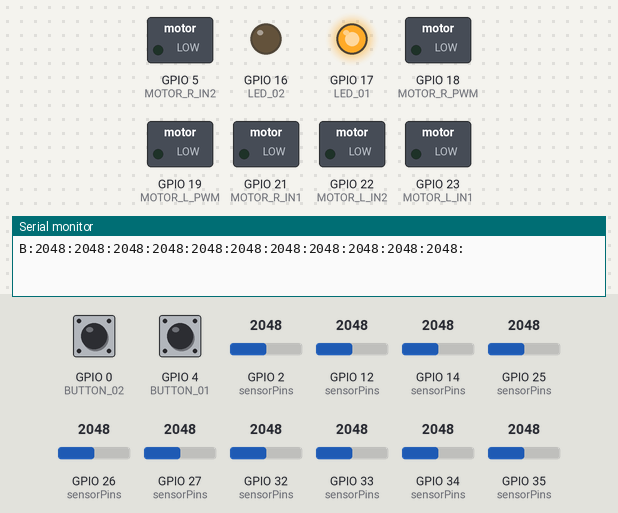
A sketch run on a simulated ESP32. Shown: switched loads named in the sketch (green lamp = pin HIGH), output pins drawn as LEDs (lit = HIGH), the last lines printed to the serial monitor. Dashed ring = blinking. The inputs (shaded band) are chosen by the test bench; at power-on: GPIO 4 (BUTTON_01) HIGH, GPIO 0 (BUTTON_02) HIGH, GPIO 2 (sensorPins) = 2048, GPIO 12 (sensorPins) = 2048, GPIO 14 (sensorPins) = 2048, GPIO 25 (sensorPins) = 2048, GPIO 26 (sensorPins) = 2048, GPIO 27 (sensorPins) = 2048, GPIO 32 (sensorPins) = 2048, GPIO 33 (sensorPins) = 2048, GPIO 34 (sensorPins) = 2048, GPIO 35 (sensorPins) = 2048. EEPROM starts erased.

Above: at 1.2 s.
1.3 s: GPIO 4 (BUTTON_01) pulled LOW for 0.15 s
At 1.57 s:
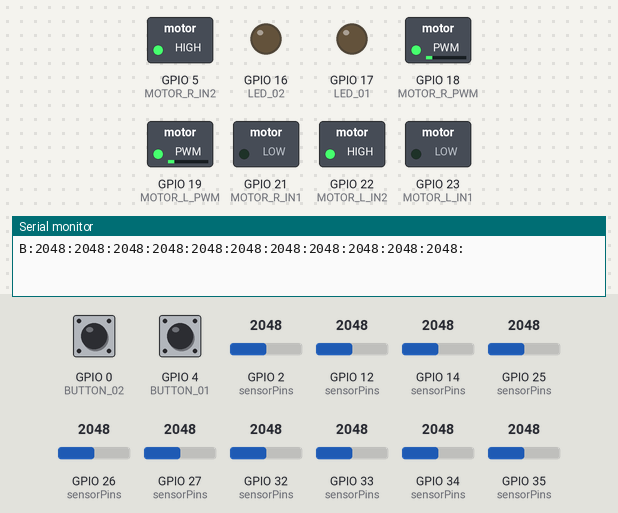
4.3 s: GPIO 0 (BUTTON_02) pulled LOW for 0.15 s
At 5.2 s:
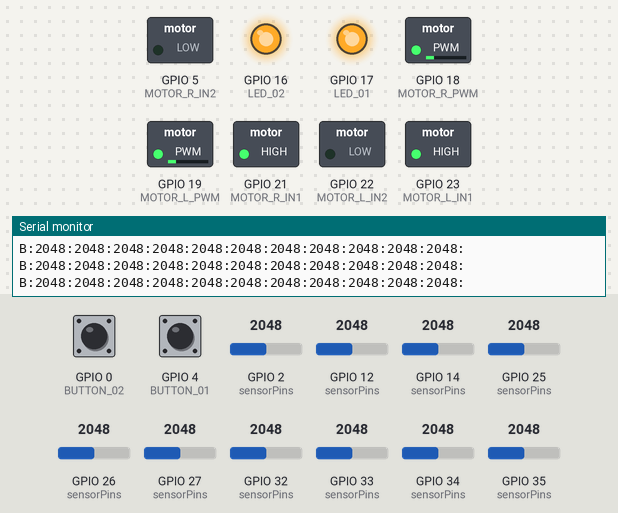
7.4 s: GPIO 4 (BUTTON_01) pulled LOW for 1 s
At 8.73 s:
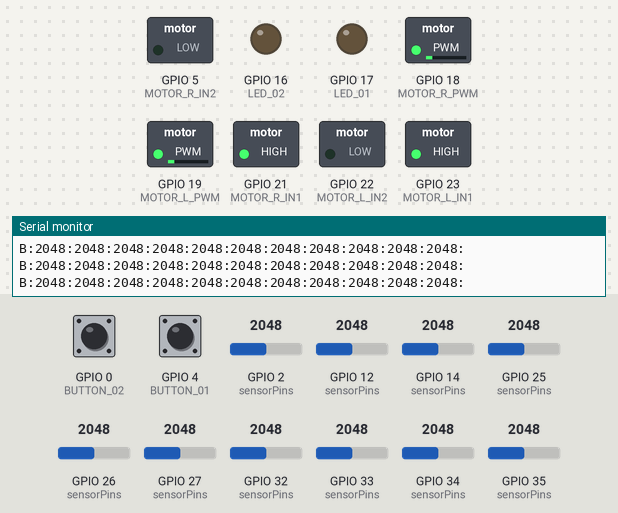
10.7 s: GPIO 0 (BUTTON_02) pulled LOW for 1 s
At 12.5 s:
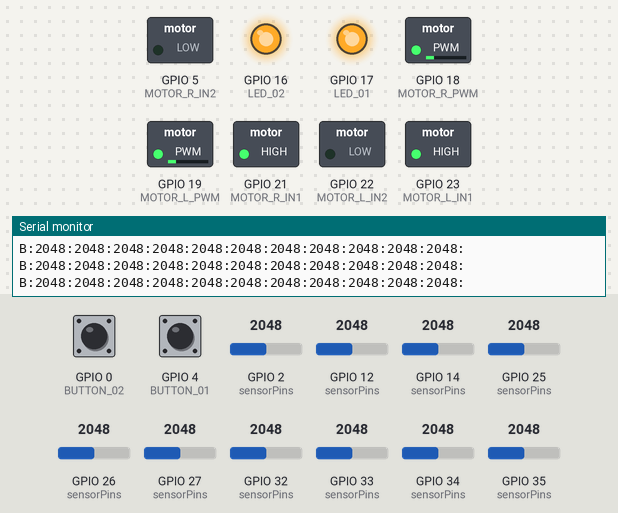
13.2 s: GPIO 0 (BUTTON_02) pulled LOW for 3.2 s
At 16.7 s:
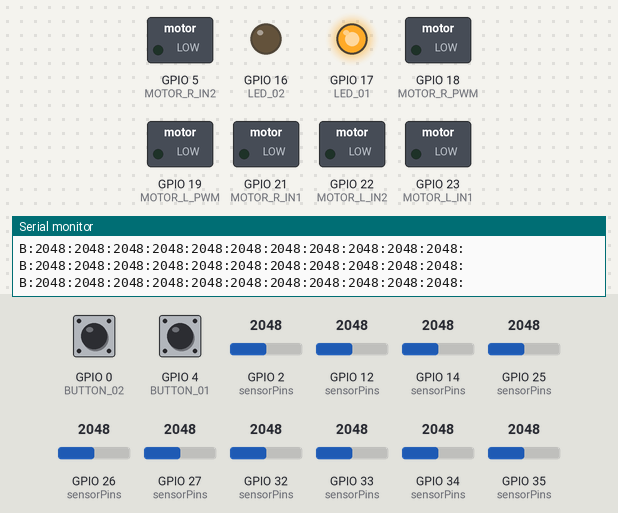
Timing chart, 0 to 18.2 s (numbered marks = the images above; inputs shaded):
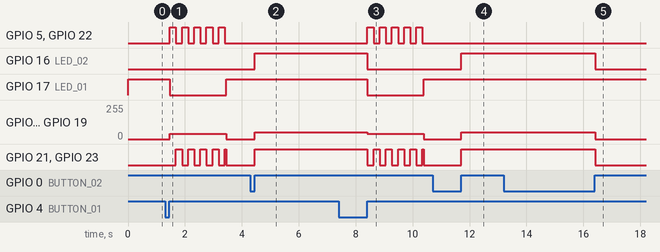

Measured:
- after the input at 1.3 s, GPIO 5 (MOTOR_R_IN2): alternates HIGH for 0.21 s and LOW for 0.21 s, 10 changes in all, then stays LOW, starting after 0.17 s; GPIO 17 (LED_01): HIGH → LOW after 0.17 s, → HIGH 2.0 s later
- after the input at 4.3 s, GPIO 16 (LED_02), GPIO 21 (MOTOR_R_IN1), GPIO 23 (MOTOR_L_IN1): LOW → HIGH after 0.15 s; GPIO 18 (MOTOR_R_PWM), GPIO 19 (MOTOR_L_PWM): 0/255 → 50/255 after 0.15 s
- after the input at 7.4 s, GPIO 5 (MOTOR_R_IN2): alternates HIGH for 0.21 s and LOW for 0.21 s, starting after 1.0 s; GPIO 16 (LED_02): HIGH → LOW after 1.0 s
- after the input at 10.7 s, GPIO 16 (LED_02), GPIO 21 (MOTOR_R_IN1), GPIO 23 (MOTOR_L_IN1): LOW → HIGH after 1.0 s; GPIO 18 (MOTOR_R_PWM), GPIO 19 (MOTOR_L_PWM): 0/255 → 50/255 after 1.0 s
- after the input at 13.2 s, GPIO 16 (LED_02), GPIO 21 (MOTOR_R_IN1), GPIO 23 (MOTOR_L_IN1): HIGH → LOW after 3.2 s; GPIO 18 (MOTOR_R_PWM), GPIO 19 (MOTOR_L_PWM): 50/255 → 0/255 after 3.2 s

The sketch:

Nanolito.ino
```cpp
#include <Globals.h>
#include <Bluetooth.h>
extern "C" {
  #include "esp_wifi.h"
}

const uint32_t STATE_CHANGE_TIME = 1000;
uint32_t runTimer = 0;
uint32_t calibrateTimer = 0;
bool startCalibrate = false;
unsigned long idleTimer = 0;

void readSensors()
{
  for(uint8_t i = 0; i < N_SENSORES; i++) {
      uint16_t value = analogRead(sensorPins[i]);

      sensores[i] = lineType ? (value > umbrals[i]) : (value <= umbrals[i]);
  }
}

double calculateLinePosition()
{
  int8_t acumulador = 0;
  uint8_t contador = 0;

  for(uint8_t i = 0; i < N_SENSORES; i++)
  {
    if(sensores[i])
    {
      acumulador += weights[i];
      contador++;
    }
  }
  if (contador == 0)
  {
    return 0.0;
  }

  return (double)acumulador / (double)contador;
}

double updatePID(double position) {
  double error = pid.setPoint - position;
  pid.accError += error;
  double derivative = error - pid.prevError;
  pid.prevError = error;
  // Cálculo de la corrección PID
  double correction = (pid.kp * error) +
                      (pid.ki * pid.accError) +
                      (pid.kd * derivative);
  return correction;
}

void IRAM_ATTR onCalibrate()
{
  if(status != CALIBRATION)
  {
    status = CALIBRATION;
    startCalibrate = true;
  }
  else
  {
    status = IDLE;
  }
}

void IRAM_ATTR onRun()
{
  if(status != RUN)
  {
    status = RUN;
  }
  else
  {
    status = IDLE;
  }
}

void IRAM_ATTR handleButton01()
{
  uint32_t currentTime = xTaskGetTickCountFromISR() * portTICK_PERIOD_MS;
  if(!digitalRead(BUTTON_01))
  {
    calibrateTimer = currentTime;
  }
  else
  {
    if (calibrateTimer - currentTime >= STATE_CHANGE_TIME)
    {
      onCalibrate();
    }
    calibrateTimer = 0;
  }
}

void IRAM_ATTR handleButton02()
{
  uint32_t currentTime = xTaskGetTickCountFromISR() * portTICK_PERIOD_MS;
  if(!digitalRead(BUTTON_02))
  {
    runTimer = currentTime;
  }
  else
  {
    if (runTimer - currentTime >= STATE_CHANGE_TIME)
    {
      onRun();
    }
    runTimer = 0;
  }
}

void setMotorSpeed(Motor &motor, int16_t speed)
{
    speed = constrain(speed, vMin, vMax);

    if(speed > 0)
    {
      digitalWrite(motor.in1_pin, HIGH);
      digitalWrite(motor.in2_pin, LOW);
    }
    else if(speed < 0)
    {
      digitalWrite(motor.in1_pin, LOW);
      digitalWrite(motor.in2_pin, HIGH);
      speed = -speed;
    }
    else
    {
      digitalWrite(motor.in1_pin, LOW);
      digitalWrite(motor.in2_pin, LOW);
    }

    ledcWrite(motor.pwm_pin, speed);
}

void calibrationMovement()
{
  const int MAX_MOVEMENTS = 5;
  const int MOVEMENT_TIME = 200;
  const int CALIBRATION_SPEED = 150;
  static int movements = 0;
  static unsigned long timer{};
  static bool dir = false;
  unsigned long currentTime = millis();

  if (startCalibrate)
  {
    timer = currentTime;
    movements = 0;
    startCalibrate = false;
  }

  if(currentTime - timer >= MOVEMENT_TIME || timer == currentTime)
  {
    setMotorSpeed(leftMotor,  dir ? 40 : -40);
    setMotorSpeed(rightMotor,  dir ? 40 : -40);

    dir = !dir;
    movements++;
    timer = currentTime;
  }

  if(movements >= MAX_MOVEMENTS * 2)
  {
    saveGlobals();
    status = IDLE;
  }

}

void storeCalibrationData()
{
  static int calibrationMin[N_SENSORES] = {};
  static int calibrationMax[N_SENSORES] = {};

  if(startCalibrate)
  {
    for(int i = 0; i < N_SENSORES; i++)
    {
      calibrationMin[i] = analogRead(sensorPins[i]);
      calibrationMax[i] = analogRead(sensorPins[i]);
    }
  }
  else
  {
    for(int i = 0; i < N_SENSORES; i++)
    {
      int value = analogRead(sensorPins[i]);

      calibrationMin[i] = min(calibrationMin[i], value);
      calibrationMax[i] = max(calibrationMax[i], value);
      umbrals[i] = (calibrationMin[i] + calibrationMax[i]) / 2;
    }
  }
}

void ioHandleTask(void* params)
{
  while(true)
  {
    readSensors();
    position = calculateLinePosition();

    if(debug)
      Bluetooth::readBT();

    vTaskDelay(pdMS_TO_TICKS(10));
  }
}

void controlTask(void* params)
{
  while(true)
  {
    double output{};
    bool inLine{false};
    switch(status)
    {
      case IDLE:
        digitalWrite(LED_01, HIGH);
        digitalWrite(LED_02, LOW);
        setMotorSpeed(leftMotor,  0);
        setMotorSpeed(rightMotor, 0);
        break;
      case RUN:
        digitalWrite(LED_01,  HIGH);
        digitalWrite(LED_02, HIGH);
        for(int i{0}; i < N_SENSORES; i++)
        {
          if(sensores[i])
          {
            inLine = true;
            break;
          }
        }

        if(inLine)
        {
          output = updatePID(position);
          setMotorSpeed(leftMotor,  50 + output);
          setMotorSpeed(rightMotor, 50 - output);
        }
        else
        {
          setMotorSpeed(leftMotor, 0);
          setMotorSpeed(rightMotor, 0);
        }
        break;
      case CALIBRATION:
        digitalWrite(LED_01, LOW);
        digitalWrite(LED_02, LOW);
        storeCalibrationData();
        calibrationMovement();
        //setMotorSpeed(leftMotor,  0);
        //setMotorSpeed(rightMotor, 0);
        break;
      default:
        break;
    }

    vTaskDelay(pdMS_TO_TICKS(20));
  }
}

void setup() {
  esp_wifi_deinit();
  loadGlobals();
  Bluetooth::setupBT();

  for(int i{0}; i < N_SENSORES; i++)
    pinMode(sensorPins[i], INPUT);

  pinMode(BUTTON_01, INPUT);
  pinMode(BUTTON_02, INPUT);

  pinMode(LED_02, OUTPUT);
  pinMode(LED_01, OUTPUT);

  pinMode(MOTOR_L_IN1, OUTPUT);
  pinMode(MOTOR_L_IN2, OUTPUT);

  pinMode(MOTOR_R_IN1, OUTPUT);
  pinMode(MOTOR_R_IN2, OUTPUT);

  ledcAttach(MOTOR_L_PWM, 20000, 8);
  ledcAttach(MOTOR_R_PWM, 20000, 8);

  attachInterrupt(BUTTON_01, handleButton01, CHANGE);
  attachInterrupt(BUTTON_02, handleButton02, CHANGE);

  //Serial.println("Holi :D");

  xTaskCreatePinnedToCore(ioHandleTask, "IO", 4096, NULL, 1, NULL, 0);
  xTaskCreatePinnedToCore(controlTask, "PIDControl", 4096, NULL, 1, NULL, 1);
}

void loop(){}
```

Bluetooth.cpp
```cpp
#include <Bluetooth.h>

//BluetoothSerial SerialBT;
//HardwareSerial espSerial(2);
bool inMessageIn = false;
bool inMessageOut = false;
String messageIn = "";
String messageOut = "";

unsigned long temp;

void Bluetooth::setupBT()
{
  //SerialBT.begin("Nanolito");  //Bluetooth device name
  //Serial.println("The device started, now you can pair it with bluetooth!");
  //espSerial.begin(9600, SERIAL_8N1, RXD2, TXD2);
  temp = millis();
  Serial.begin(9600);
}

void Bluetooth::sendSensorData()
{
  unsigned long t = millis();
  if (t - temp > 1000)
  {
    String msg = "B:";
    for(int i{0}; i < N_SENSORES; i++)
    {
      msg += String(analogRead(sensorPins[i])) + ":";
    }
    Serial.print(msg + "\n");
    temp = t;
  }
}

void Bluetooth::readBT()
{
  if (Serial.available()) {
    inMessageIn = true;
    char data = Serial.read();
    Serial.flush();
    if (data == '\n')
    {
      if(messageIn == "ping")
      {
        Serial.print(getMessage('A'));
      }

      processMessage(messageIn);

      //Serial.println(messageIn);
      inMessageIn = false;
      messageIn = "";
    }
    else
    {
      messageIn += String(data);
    }
  }

  // if (Serial.available()) {
  //   inMessageOut = true;
  //   char data = Serial.read();
  //   if (data == '\n')
  //   {
  //     espSerial.print(messageOut);
  //     inMessageOut = false;
  //     messageOut = "";
  //   }
  //   else
  //   {
  //     messageOut += String(data);
  //   }
  // }
  sendSensorData();
}
```

Bluetooth.h
```cpp
#ifndef BLUETOOTH
#define BLUETOOTH

//#include <BluetoothSerial.h>
#include <Commands.h>
#include <Globals.h>


namespace Bluetooth {

  void setupBT();

  void sendSensorData();

  void readBT();
}

#endif
```

Commands.cpp
```cpp
#include <Commands.h>

String getAllValues()
{
  String msg = "A:" + String(pid.kp) + ":" + String(pid.ki) + ":" + String(pid.kd) + ":"
          + String(vMax) + ":" + String(vBase) + ":" + String(vMin) + ":" + String(lineType);
  for(int i{0}; i < N_SENSORES; i++)
  {
    msg += ":" + String(weights[i]);
  }
  for(int i{0}; i < N_SENSORES; i++)
  {
    msg += ":" + String(umbrals[i]);
  }
  return msg;
}

void processMessage(const String& message)
  {
    char command = message.charAt(0);
    switch(command)
    {
      case 'a':
        pid.kp = getSplit(message, ':', 1).toFloat();
        pid.ki = getSplit(message, ':', 2).toFloat();
        pid.kd = getSplit(message, ':', 3).toFloat();
        break;
      case 'b':
        saveGlobals();
        break;
      default:
        break;
    }
  }

  String getMessage(char comando)
  {
    switch(comando)
    {
      case 'A':
        return getAllValues() + "\n";
      default:
        return "";
    }
  }
```

Commands.h
```cpp
#ifndef COMMANDS
#define COMMANDS

#include <Globals.h>
#include <Utils.h>

void processMessage(const String& message);

String getMessage(char comando);

#endif
```

Globals.cpp
```cpp
#include <Globals.h>

volatile Status status = IDLE;
bool debug = true;

PIDController pid;

Motor leftMotor  = {MOTOR_L_PWM, MOTOR_L_IN1, MOTOR_L_IN2, 0};
Motor rightMotor = {MOTOR_R_PWM, MOTOR_R_IN1, MOTOR_R_IN2, 0};

int vMax{};
int vBase{};
int vMin{};

int sensores[] = {};
volatile double position{};

bool lineType = WHITE;
int weights[N_SENSORES] = {};
short umbrals[N_SENSORES] = {PWM_IN_MAX / 2};

void loadGlobals()
{
  Preferences pref;
  pref.begin("Globals", true);

  pid.kp = pref.getFloat(KP_KEY.c_str(), 1.0f);
  pid.ki = pref.getFloat(KI_KEY.c_str(), 1.0f);
  pid.kd = pref.getFloat(KD_KEY.c_str(), 1.0f);

  vMin = pref.getInt(VMIN_KEY.c_str(), -255);
  vBase = pref.getInt(VBASE_KEY.c_str(), 255);
  vMax = pref.getInt(VMAX_KEY.c_str(), 255);

  lineType = pref.getBool(LINETYPE_KEY.c_str(), WHITE);

  for(int i{0}; i < N_SENSORES; i++)
  {
    weights[i] = pref.getInt((WEIGHT_KEY + String(i)).c_str(), 0);
    umbrals[i] = pref.getShort((UMBRAL_KEY + String(i)).c_str(), PWM_IN_MAX / 2);
  }
}

void saveGlobals()
{
  Preferences pref;
  pref.begin("Globals", false);

  pref.putFloat(KP_KEY.c_str(), pid.kp);
  pref.putFloat(KI_KEY.c_str(), pid.ki);
  pref.putFloat(KD_KEY.c_str(), pid.kd);

  pref.putInt(VMIN_KEY.c_str(), vMin);
  pref.putInt(VBASE_KEY.c_str(), vBase);
  pref.putInt(VMAX_KEY.c_str(), vMax);

  pref.putBool(LINETYPE_KEY.c_str(), lineType);

  for(int i{0}; i < N_SENSORES; i++)
  {
    pref.putInt((WEIGHT_KEY + String(i)).c_str(), weights[i]);
    pref.putShort((UMBRAL_KEY + String(i)).c_str(), umbrals[i]);
  }
}
```

Globals.h
```cpp
#ifndef GLOBALES

#define GLOBALES

#define WHITE false
#define BLACK true

#include <Arduino.h>
#include <Preferences.h>

enum Pins {
  // Motores
  MOTOR_L_PWM = 19,
  MOTOR_L_IN1 = 23,
  MOTOR_L_IN2 = 22,
  MOTOR_R_PWM = 18,
  MOTOR_R_IN1 = 21,
  MOTOR_R_IN2 = 5,

  // Sensores
  SENSOR_01 = 34,
  SENSOR_02 = 35,
  SENSOR_03 = 32,
  SENSOR_04 = 33,
  SENSOR_05 = 25,
  SENSOR_06 = 26,
  SENSOR_07 = 27,
  SENSOR_08 = 14,
  SENSOR_09 = 12,
  SENSOR_10 = 2,
  SENSOR_11 = 12,

  LED_01 = 17,
  LED_02 = 16,

  BUTTON_01 = 4,
  BUTTON_02 = 0
};

struct Motor
{
  uint8_t pwm_pin;
  uint8_t in1_pin;
  uint8_t in2_pin;
  int16_t speed;
};

enum Status
{
  IDLE,
  RUN,
  CALIBRATION
};

const uint8_t sensorPins[] = {SENSOR_01, SENSOR_02, SENSOR_03,
                              SENSOR_04, SENSOR_05, SENSOR_06,
                              SENSOR_07, SENSOR_08, SENSOR_09,
                              SENSOR_10, SENSOR_11};

extern Motor leftMotor;
extern Motor rightMotor;

extern volatile Status status;
extern bool debug;

const uint8_t N_SENSORES = 11;
const short PWM_IN_MAX = 4095;
const int MOTOR_MIN_PWM = -255;
const int MOTOR_MAX_PWM = 255;

const String KP_KEY = "KP";
const String KI_KEY = "KI";
const String KD_KEY = "KD";
const String VMIN_KEY = "VMIN";
const String VBASE_KEY = "VBASE";
const String VMAX_KEY = "VMAX";
const String LINETYPE_KEY = "LINETYPE";
const String WEIGHT_KEY = "WEIGHT";
const String UMBRAL_KEY = "UMBRAL";

struct PIDController {
  float kp = 0.0f;
  float ki = 0.0f;
  float kd = 0.0f;
  float setPoint = 0.0f;
  float accError = 0.0f;
  float prevError = 0.0f;
};

extern PIDController pid;

extern int vMax;
extern int vBase;
extern int vMin;

extern int sensores[N_SENSORES];
extern volatile double position;

extern bool lineType;
extern int weights[N_SENSORES];
extern short umbrals[N_SENSORES];

void loadGlobals();
void saveGlobals();

#endif
```

Utils.cpp
```cpp
#include <Utils.h>

String getSplit(const String& data, char separator, int index)
{
  int found = 0;
  int start = 0;
  int end = -1;

  for (int i = 0; i <= data.length(); i++) {
    if (data.charAt(i) == separator || i == data.length()) {
      if (found == index)
      {
        return data.substring(start, i);
      }
      found++;
      start = i + 1;
    }
  }
  return "";
}
```

Utils.h
```cpp
#ifndef UTILS
#define UTILS
#include <Arduino.h>

String getSplit(const String& data, char separator, int index);

#endif
```
